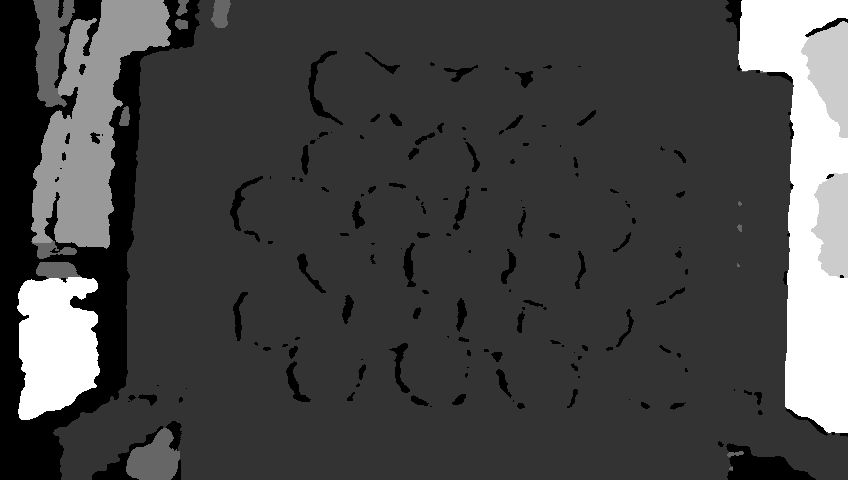
#> input picture uploaded_images/0002.png, 848 x 480 px; its folder holds 4 pictures in this run; the run also reads 1 picture not shown here
$ python realtime_pipeline.py
#> lines starting #> are read from the running program, lines starting #| are printed output that depends on the picture; after the words box and inside, x2 and y2 are one past the last pixel; in counts of white or black regions, pixels touching at a corner belong together
#!/usr/bin/env python3
"""
Real-time Optimized Fruit Label Placement Pipeline

High-performance version designed for real-time applications.
Target: <1 second total processing time per image.
"""

import cv2
import numpy as np
import time
from typing import List, Dict, Tuple, Optional
import logging
from dataclasses import dataclass
import yaml

logger = logging.getLogger(__name__)


@dataclass
class LabelCandidate:
    """Lightweight candidate data structure."""
    x: int
    y: int
    score: float
    depth: float
    planarity_score: float


class RealTimeFruitAnalyzer:
    """Real-time optimized fruit analysis pipeline."""

    def __init__(self, config_path: str = "config_realtime.yaml"):
        """Initialize with optimized configuration."""
        with open(config_path, 'r') as f:
            self.config = yaml.safe_load(f)

        # Optimization parameters
        self.target_width = self.config['image']['max_width']
        self.target_height = self.config['image']['max_height']
        self.max_fruits = self.config['performance']['max_fruits_per_image']
        self.candidates_per_fruit = self.config['candidate_selection']['max_candidates_per_fruit']
        self.downsample_factor = self.config['pointcloud']['downsample_factor']
        self.grid_size = self.config['planarity']['grid_size']

        # Camera parameters
        self.fx = self.config['camera']['fx']
        self.fy = self.config['camera']['fy']
        self.cx = self.config['camera']['cx']
        self.cy = self.config['camera']['cy']

        # Segmentation parameters
        self.red_lower = np.array(self.config['segmentation']['color_ranges']['red_lower'])
        self.red_upper = np.array(self.config['segmentation']['color_ranges']['red_upper'])
        self.orange_lower = np.array(self.config['segmentation']['color_ranges']['orange_lower'])
        self.orange_upper = np.array(self.config['segmentation']['color_ranges']['orange_upper'])
        self.depth_min = 0.1  # 10cm minimum
        self.depth_max = 2.0  # 2m maximum
        self.min_area = self.config['segmentation']['min_fruit_area']

        logger.info(f"Real-time pipeline initialized. Target: {self.target_width}x{self.target_height}")

    def preprocess_fast(self, color_image: np.ndarray, depth_image: np.ndarray) -> Tuple[np.ndarray, np.ndarray]:
        """Fast preprocessing with minimal operations."""
        start_time = time.time()

        # Resize images for faster processing
        if color_image.shape[:2] != (self.target_height, self.target_width):
            color_resized = cv2.resize(color_image, (self.target_width, self.target_height))
            depth_resized = cv2.resize(depth_image, (self.target_width, self.target_height))
        else:
            color_resized = color_image.copy()
            depth_resized = depth_image.copy()

        # Normalize depth
        depth_normalized = depth_resized.astype(np.float32) / 1000.0  # Convert to meters

        # Simple hole filling - replace zeros with nearby values
        mask = depth_normalized == 0
        if np.any(mask):
            # Fast morphological closing
            kernel = cv2.getStructuringElement(cv2.MORPH_ELLIPSE, (3, 3))
            depth_filled = cv2.morphologyEx(depth_normalized, cv2.MORPH_CLOSE, kernel)
            depth_normalized[mask] = depth_filled[mask]

        logger.debug(f"Preprocessing: {time.time() - start_time:.3f}s")
        return color_resized, depth_normalized

    def segment_fast(self, color_image: np.ndarray, depth_image: np.ndarray) -> Tuple[np.ndarray, List[Dict]]:
        """Fast fruit segmentation using optimized algorithms."""
        start_time = time.time()

        # HSV color segmentation
        hsv = cv2.cvtColor(color_image, cv2.COLOR_RGB2HSV)

        # Red and orange fruit detection
        red_mask = cv2.inRange(hsv, self.red_lower, self.red_upper)
        orange_mask = cv2.inRange(hsv, self.orange_lower, self.orange_upper)
        color_mask = cv2.bitwise_or(red_mask, orange_mask)

        # Depth-based foreground
        valid_depth = (depth_image > self.depth_min) & (depth_image < self.depth_max)

        # Combine masks
        combined_mask = color_mask & (valid_depth.astype(np.uint8) * 255)

        # Fast morphological cleaning
        kernel = cv2.getStructuringElement(cv2.MORPH_ELLIPSE, (3, 3))
        combined_mask = cv2.morphologyEx(combined_mask, cv2.MORPH_OPEN, kernel, iterations=1)
        combined_mask = cv2.morphologyEx(combined_mask, cv2.MORPH_CLOSE, kernel, iterations=2)

        # Fast connected components
        num_labels, labels = cv2.connectedComponents(combined_mask)

        # Extract fruit properties quickly
        fruits = []
        for label_id in range(1, min(num_labels, self.max_fruits + 1)):
            mask = (labels == label_id)
            area = np.sum(mask)

            if area < self.min_area:
                continue

            # Fast centroid calculation
            y_coords, x_coords = np.where(mask)
            centroid_y = np.mean(y_coords)
            centroid_x = np.mean(x_coords)

            # Bounding box
            bbox = [np.min(y_coords), np.min(x_coords), np.max(y_coords), np.max(x_coords)]

            # Mean depth
            mean_depth = np.mean(depth_image[mask])

            fruit_data = {
                'id': label_id,
                'mask': mask,
                'area': area,
                'centroid': (centroid_y, centroid_x),
                'bbox': bbox,
                'mean_depth': mean_depth
            }
            fruits.append(fruit_data)

        logger.debug(f"Segmentation: {time.time() - start_time:.3f}s, {len(fruits)} fruits")
        return labels, fruits

    # [95 lines left out: functions analyze_planarity_fast, select_candidates_fast, not called in this run]

    def process_image_realtime(self, color_image: np.ndarray, depth_image: np.ndarray) -> Dict:
        """Process image pair for real-time analysis."""
        total_start = time.time()

        results = {
            'processing_time': 0,
            'fruits': [],
            'total_candidates': 0,
            'performance_stats': {}
        }

        try:
            # 1. Fast preprocessing
            step_start = time.time()
            color_proc, depth_proc = self.preprocess_fast(color_image, depth_image)
            preprocess_time = time.time() - step_start

            # 2. Fast segmentation
            step_start = time.time()
            labels, fruits = self.segment_fast(color_proc, depth_proc)
            segmentation_time = time.time() - step_start

            # 3. Fast candidate selection
            step_start = time.time()
            all_candidates = []

            for fruit in fruits:
                candidates = self.select_candidates_fast(color_proc, depth_proc, fruit)

                # Convert to export format
                fruit_result = {
                    'fruit_id': fruit['id'],
                    'area': fruit['area'],
                    'centroid': fruit['centroid'],
                    'bbox': fruit['bbox'],
                    'mean_depth': fruit['mean_depth'],
                    'candidates': [
                        {
                            'pixel_location': [c.y, c.x],
                            'depth': c.depth,
                            'total_score': c.score,
                            'planarity_score': c.planarity_score,
                            'world_coordinates': self._pixel_to_world(c.x, c.y, c.depth)
                        }
                        for c in candidates
                    ],
                    'num_candidates': len(candidates)
                }

                results['fruits'].append(fruit_result)
                all_candidates.extend(candidates)

            candidate_time = time.time() - step_start

            # Performance statistics
            total_time = time.time() - total_start
            results['processing_time'] = total_time
            results['total_candidates'] = len(all_candidates)
            results['performance_stats'] = {
                'preprocessing_time': preprocess_time,
                'segmentation_time': segmentation_time,
                'candidate_time': candidate_time,
                'total_time': total_time,
                'fps_estimate': 1.0 / total_time if total_time > 0 else 0,
                'num_fruits': len(fruits)
            }

            logger.info(f"Real-time processing: {total_time:.3f}s ({1.0/total_time:.1f} FPS), "
                       f"{len(fruits)} fruits, {len(all_candidates)} candidates")

        except Exception as e:
            logger.error(f"Real-time processing failed: {e}")
            results['error'] = str(e)
            results['processing_time'] = time.time() - total_start

        return results

    # [10 lines left out: function _pixel_to_world, not called in this run]

    def visualize_results_fast(self, color_image: np.ndarray, results: Dict) -> np.ndarray:
        """Fast visualization for real-time display."""
        vis_image = color_image.copy()

        if 'error' in results:
            cv2.putText(vis_image, f"Error: {results['error']}", (10, 30),
                       cv2.FONT_HERSHEY_SIMPLEX, 0.7, (0, 0, 255), 2)
            return vis_image

        # Draw fruit bounding boxes and candidates
        for fruit in results['fruits']:
            bbox = fruit['bbox']

            # Draw bounding box
            cv2.rectangle(vis_image,
                         (bbox[1], bbox[0]),
                         (bbox[3], bbox[2]),
                         (0, 255, 0), 2)

            # Draw fruit ID
            cv2.putText(vis_image, f"F{fruit['fruit_id']}",
                       (bbox[1], bbox[0] - 10),
                       cv2.FONT_HERSHEY_SIMPLEX, 0.5, (0, 255, 0), 1)

            # Draw candidates
            for i, candidate in enumerate(fruit['candidates']):
                y, x = candidate['pixel_location']
                score = candidate['total_score']

                # Color code by score
                if score > 0.8:
                    color = (0, 255, 0)  # Green for high score
                elif score > 0.6:
                    color = (0, 255, 255)  # Yellow for medium score
                else:
                    color = (255, 0, 0)  # Red for low score

                cv2.circle(vis_image, (x, y), 8, color, 2)
                cv2.putText(vis_image, f"{score:.2f}", (x + 10, y - 10),
                           cv2.FONT_HERSHEY_SIMPLEX, 0.3, color, 1)

        # Performance info
        stats = results.get('performance_stats', {})
        fps = stats.get('fps_estimate', 0)
        total_time = stats.get('total_time', 0)

        cv2.putText(vis_image, f"FPS: {fps:.1f} | Time: {total_time:.3f}s",
                   (10, 25), cv2.FONT_HERSHEY_SIMPLEX, 0.7, (255, 255, 255), 2)
        cv2.putText(vis_image, f"Fruits: {len(results['fruits'])} | Candidates: {results['total_candidates']}",
                   (10, 50), cv2.FONT_HERSHEY_SIMPLEX, 0.7, (255, 255, 255), 2)

        return vis_image


def benchmark_performance(analyzer: RealTimeFruitAnalyzer,
                         color_image: np.ndarray,
                         depth_image: np.ndarray,
                         num_runs: int = 10) -> Dict:
    """Benchmark the real-time analyzer performance."""
    times = []

    print(f"Benchmarking performance over {num_runs} runs...")

    for i in range(num_runs):
        print(f"Run {i+1}/{num_runs}...", end=' ')

        start_time = time.time()
        results = analyzer.process_image_realtime(color_image, depth_image)
        run_time = time.time() - start_time

        times.append(run_time)
        print(f"{run_time:.3f}s ({1/run_time:.1f} FPS)")

    return {
        'mean_time': np.mean(times),
        'std_time': np.std(times),
        'min_time': np.min(times),
        'max_time': np.max(times),
        'mean_fps': np.mean([1/t for t in times]),
        'times': times
    }


if __name__ == "__main__":
    import sys
    import os

    # Test with uploaded image or create sample
    if len(sys.argv) > 1:
        color_path = sys.argv[1]
        depth_path = sys.argv[2] if len(sys.argv) > 2 else color_path.replace('.', '_depth.')
    else:
        # Use uploaded image if available
        if os.path.exists("uploaded_images"):
            files = os.listdir("uploaded_images")
            color_files = [f for f in files if 'depth' not in f.lower()]
            if color_files:
                color_path = os.path.join("uploaded_images", color_files[0])
                depth_path = color_path.replace('.', '_depth.')
            else:
                print("No uploaded images found. Using sample data.")
                color_path = "sample_data/sample_color.png"
                depth_path = "sample_data/sample_depth.png"
        else:
            print("Using sample data.")
            color_path = "sample_data/sample_color.png"
            depth_path = "sample_data/sample_depth.png"

    # Load images
    try:
        color_image = cv2.imread(color_path)
#> color_image is the input picture: shape (480, 848, 3); min 0, max 5, mean 1.34
        if color_image is None:
            print(f"Could not load color image: {color_path}")
            sys.exit(1)
        color_image = cv2.cvtColor(color_image, cv2.COLOR_BGR2RGB)

        depth_image = cv2.imread(depth_path, cv2.IMREAD_UNCHANGED)
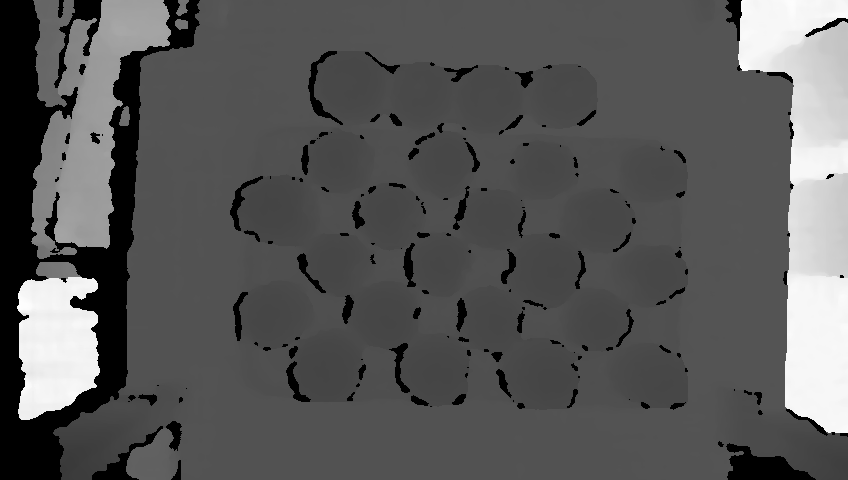
#> depth_image: shape (480, 848) uint16; min 0, max 1533, mean 530.6; drawn with min black and max white
        if depth_image is None:
            print(f"Could not load depth image: {depth_path}")
            sys.exit(1)

        print(f"Loaded images: {color_image.shape}, {depth_image.shape}")
#| Loaded images: (480, 848, 3), (480, 848)

        # Initialize analyzer
        analyzer = RealTimeFruitAnalyzer()

        # Single test run
        print("\nSingle test run:")
        results = analyzer.process_image_realtime(color_image, depth_image)
#> in preprocess_fast, `color_resized = cv2.resize(color_image, (self.target_width, self.targe..`:
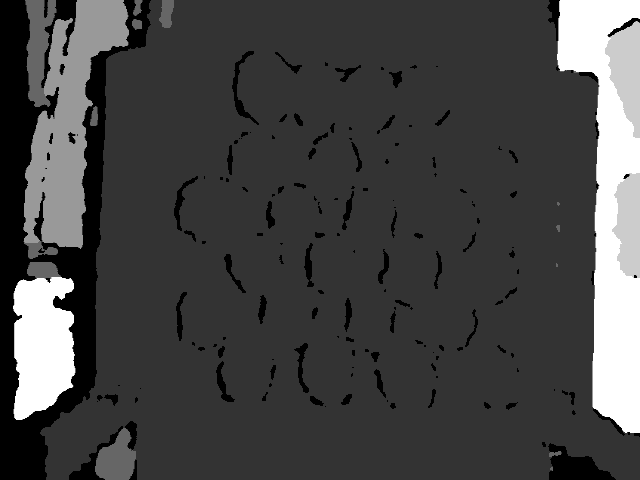
#> color_resized: shape (480, 640, 3); min 0, max 5, mean 1.34; drawn with min black and max white
#> in preprocess_fast, `depth_resized = cv2.resize(depth_image, (self.target_width, self.targe..`:
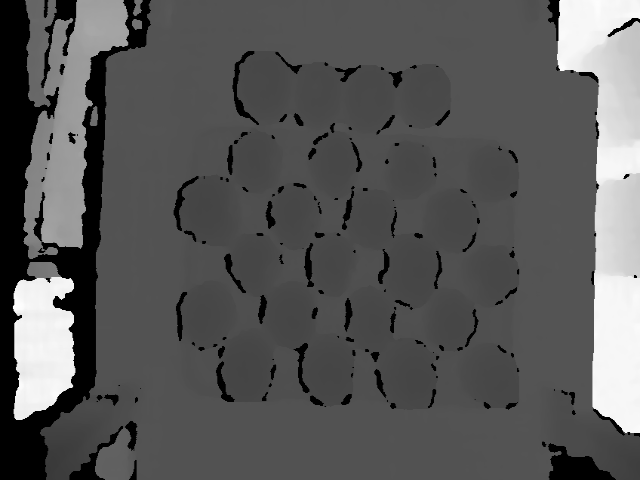
#> depth_resized: shape (480, 640) uint16; min 0, max 1533, mean 530.6; drawn with min black and max white
#> in preprocess_fast, `mask = depth_normalized == 0`:
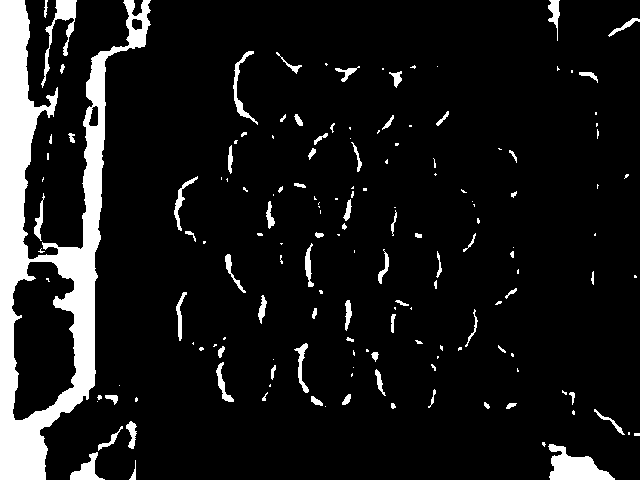
#> mask: shape (480, 640) bool; 10.1% white; 159 white regions (84 under 20 px), largest, box (x1, y1, x2, y2) and area: (0, 0, 151, 480) 22189, (548, 444, 615, 480) 1310, (41, 0, 77, 88) 751
#> in preprocess_fast, `depth_normalized[mask] = depth_filled[mask]`:
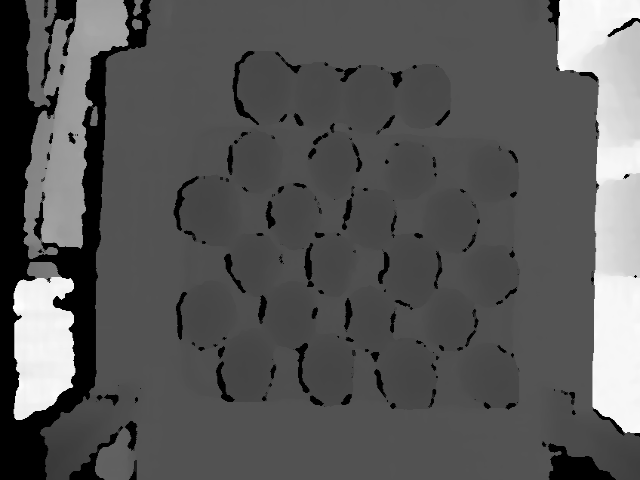
#> depth_normalized: shape (480, 640) float32; min 0, max 1.53, mean 0.531; drawn with min black and max white
#> in segment_fast, `hsv = cv2.cvtColor(color_image, cv2.COLOR_RGB2HSV)`: hsv: shape (480, 640, 3); mean H, S, V 0, 0, 1.34
#> in segment_fast, `red_mask = cv2.inRange(hsv, self.red_lower, self.red_upper)`: red_mask: shape (480, 640); every value is 0
#> in segment_fast, `valid_depth = (depth_image > self.depth_min) & (depth_image < self.dep..`:
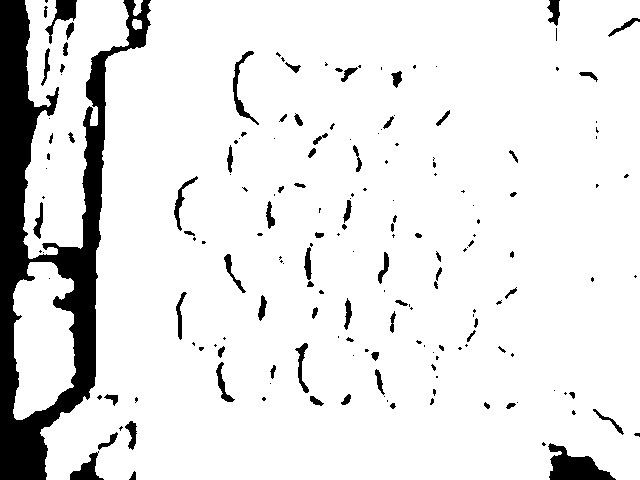
#> valid_depth: shape (480, 640) bool; 89.9% white; 180 black regions (102 under 20 px), largest, box (x1, y1, x2, y2) and area: (0, 0, 151, 480) 22363, (548, 443, 616, 480) 1328, (45, 0, 77, 44) 486
#> in segment_fast, `num_labels, labels = cv2.connectedComponents(combined_mask)`: labels: shape (480, 640) int32; every value is 0
#> in segment_fast, `num_labels, labels = cv2.connectedComponents(combined_mask)`: num_labels = 1
#> after the loop in segment_fast, `for label_id in range(1, min(num_labels, self.max_fruits + 1)):`: fruits = []
#> results = 4 items

        # Performance benchmark
        benchmark_stats = benchmark_performance(analyzer, color_image, depth_image, num_runs=5)
#> after the loop in benchmark_performance, `for i in range(num_runs):`: times = [0.0139, 0.0148, 0.0129, 0.00869, 0.00908]
#> benchmark_stats = {'mean_time': 0.0119, 'std_time': 0.00252, 'min_time': 0.00869, 'max_time': 0.0148, 'mean_fps': 88.41, 'times': [0.0139, 0.0148, 0.0129, 0.00869, 0.00908]}

        print(f"\nPerformance Benchmark:")
        print(f"Mean time: {benchmark_stats['mean_time']:.3f}s ± {benchmark_stats['std_time']:.3f}s")
#| Mean time: 0.012s ± 0.003s
        print(f"Mean FPS: {benchmark_stats['mean_fps']:.1f}")
#| Mean FPS: 88.4
        print(f"Range: {benchmark_stats['min_time']:.3f}s - {benchmark_stats['max_time']:.3f}s")
#| Range: 0.009s - 0.015s

        target_time = 1.0
        if benchmark_stats['mean_time'] <= target_time:
            print(f"✅ Real-time target achieved! ({benchmark_stats['mean_time']:.3f}s <= {target_time}s)")
#| ✅ Real-time target achieved! (0.012s <= 1.0s)
        else:
            print(f"❌ Real-time target missed. ({benchmark_stats['mean_time']:.3f}s > {target_time}s)")

        # Save visualization
        vis_image = analyzer.visualize_results_fast(color_image, results)
#> in visualize_results_fast, `stats = results.get('performance_stats', {})`: stats = {'preprocessing_time': 0.101, 'segmentation_time': 0.0329, 'candidate_time': 0.000902, 'total_time': 0.135, 'fps_estimate': 7.42, 'num_fruits': 0}
#> in visualize_results_fast, `fps = stats.get('fps_estimate', 0)`: fps = 7.42
#> in visualize_results_fast, `total_time = stats.get('total_time', 0)`: total_time = 0.135
#> in visualize_results_fast, `cv2.putText(vis_image, f"Fruits: {len(results['fruits'])} | Candidates..`:
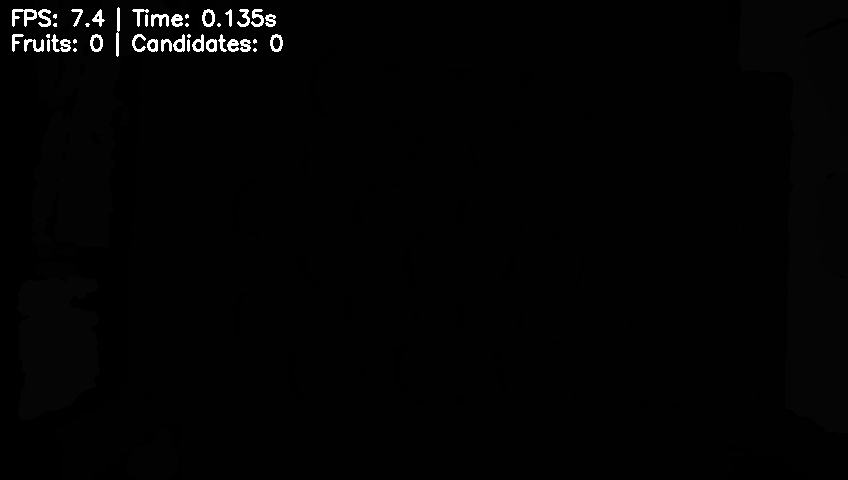
#> vis_image: shape (480, 848, 3); min 0, max 255, mean 3.4
        output_path = "output/realtime_result.png"
        os.makedirs("output", exist_ok=True)
        cv2.imwrite(output_path, cv2.cvtColor(vis_image, cv2.COLOR_RGB2BGR))
        print(f"Visualization saved to: {output_path}")

    except Exception as e:
        print(f"Error during testing: {e}")
        import traceback
        traceback.print_exc()
